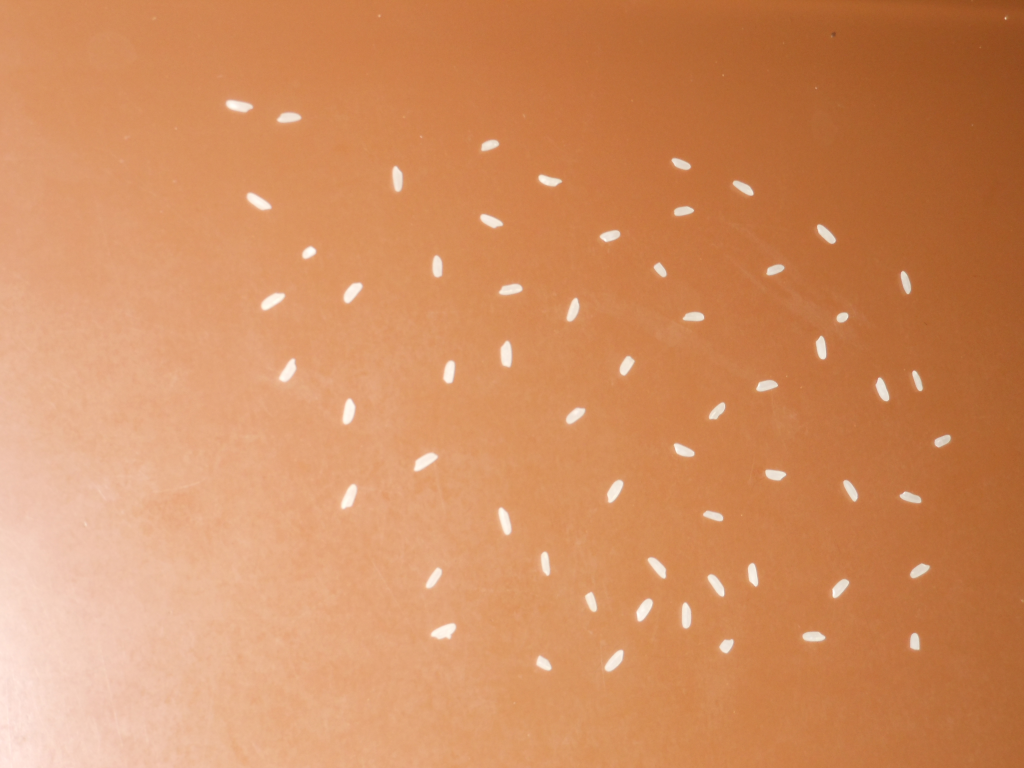
#> input picture imgs/input/60.bmp, 1024 x 768 px, found by its file name
$ python -i main.py   (imports and definitions only)
#> lines starting #> are read from the running program, lines starting #| are printed output that depends on the picture; after the words box and inside, x2 and y2 are one past the last pixel; in counts of white or black regions, pixels touching at a corner belong together
### src/utils/pathbuilder.py
#!/usr/bin/env python
# -*- coding: utf-8 -*-

import os
import sys
from pathlib import Path


class PathBuilder:

    def __init__(self):
        """
        Build absolute project path.
        """

        # First script called
        self.invoker = Path(os.getcwd()) / Path(sys.argv[0])

        # Project folder (root)
        sufix = 'src' + os.sep + str(__name__).replace('.', os.sep) + '.py'
        self.project = Path(__file__.replace(sufix, ''))

    def __getdir(self, dir):
        return self.project / 'imgs' / dir

    def inputdir(self, img: str):
        return str(self.__getdir('input') / img).replace('/', '\\')

    def outputdir(self, img: str):
        return str(self.__getdir('output') / img).replace('/', '\\')

### src/projetos/t4/main.py
#!/usr/bin/env python
# -*- coding: utf-8 -*-

import os
import numpy as np
import cv2 as cv
import matplotlib.pyplot as plt

from utils.pathbuilder import PathBuilder


def projeto4():
    # ================================================================================================================ #
    #   Constantes
    # ---------------------------------------------------------------------------------------------------------------- #
    GAMMA = 10
    RESIZE = 2

    # ================================================================================================================ #
    #   Imagens
    # ---------------------------------------------------------------------------------------------------------------- #
    images_name = ['60.bmp', '82.bmp', '114.bmp', '150.bmp', '205.bmp']
    prj_path = PathBuilder()

    # ================================================================================================================ #
    #   Processar para cada imagem o algoritmo
    # ---------------------------------------------------------------------------------------------------------------- #
    for input_img in images_name:
        # ============================================================================================================ #
        # Abrir imagem
        # ------------------------------------------------------------------------------------------------------------ #

        img = cv.imread(prj_path.inputdir(input_img))
#> img is the input picture: shape (768, 1024, 3); mean B, G, R 95.8, 141.9, 209.8
        w, h, c = img.shape
        img = cv.resize(img, (RESIZE * h, RESIZE * w))
#> img: shape (1536, 2048, 3)

        num_gohan = int(os.path.splitext(input_img)[0])
        PREFIX = 'p04-' + str(num_gohan) + '-'

        # ============================================================================================================ #
        # Tratar imagem
        # ------------------------------------------------------------------------------------------------------------ #

        # Correção Gama
        simg = np.uint8(((np.float32(img.copy()) / 255) ** GAMMA) * 255)
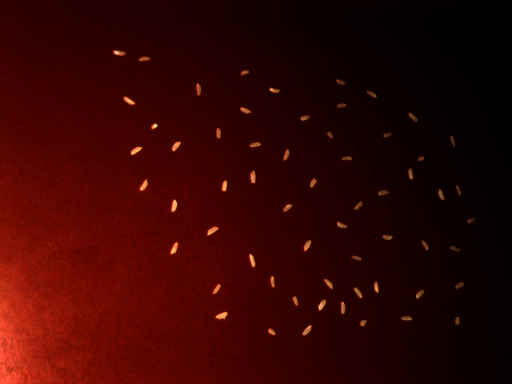
#> simg: shape (1536, 2048, 3) (shown at 1/4 size); mean B, G, R 1.3, 3.9, 51.9

        # Nitidez
        sharpness = cv.medianBlur(simg, RESIZE * 70 + 1)
        cv.addWeighted(sharpness, -1.3, simg, 0.7, 3, simg)
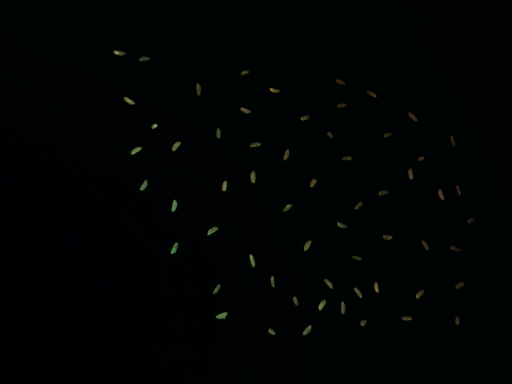
#> simg: shape (1536, 2048, 3) (shown at 1/4 size); mean B, G, R 3.2, 3, 0.9
        simg = cv.normalize(simg, None, alpha=0, beta=255, norm_type=cv.NORM_MINMAX)

        cv.imwrite(PREFIX + 'tratada.bmp', simg)

        # ============================================================================================================ #
        # Binarizar
        # ------------------------------------------------------------------------------------------------------------ #

        gsimg = cv.cvtColor(simg, cv.COLOR_BGR2GRAY)
        bimg = cv.adaptiveThreshold(gsimg, 255, cv.ADAPTIVE_THRESH_GAUSSIAN_C, cv.THRESH_BINARY_INV, 251, -10)
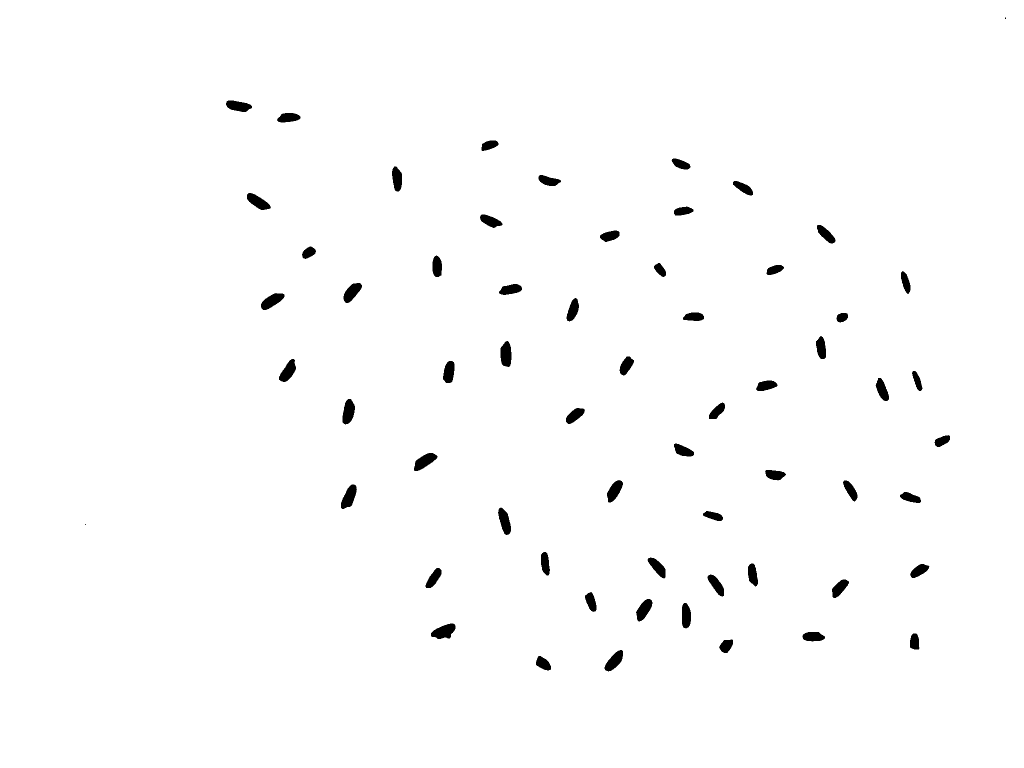
#> bimg: shape (1536, 2048) (shown at 1/2 size); 98.7% white; 62 black regions (2 under 20 px), largest, box (x1, y1, x2, y2) and area: (862, 1247, 911, 1278) 1004, (682, 969, 714, 1018) 936, (828, 906, 875, 942) 935
        # cv.imwrite(PREFIX + 'binarizada.bmp', bimg)
        bimg = np.uint8(np.where(bimg == 0, 255, 0))
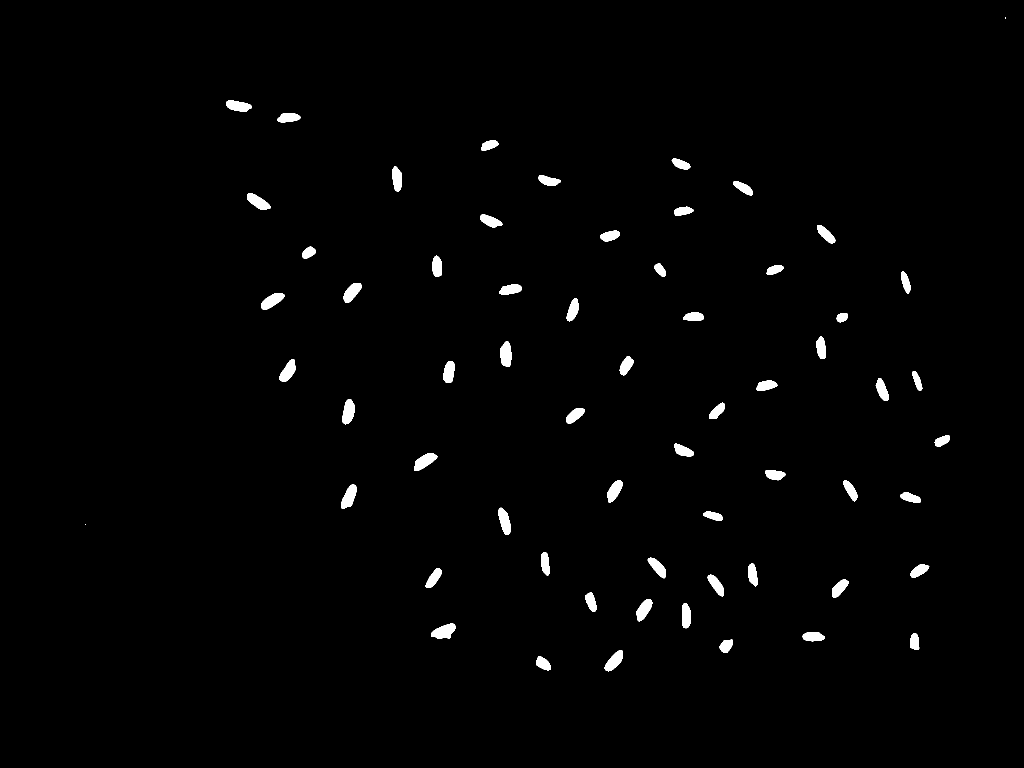
#> bimg: shape (1536, 2048) (shown at 1/2 size); 1.3% white; 62 white regions (2 under 20 px), largest, box (x1, y1, x2, y2) and area: (862, 1247, 911, 1278) 1004, (682, 969, 714, 1018) 936, (828, 906, 875, 942) 935

        # Limpar ruidos
        bimg = cv.morphologyEx(bimg, cv.MORPH_OPEN, cv.getStructuringElement(cv.MORPH_ELLIPSE, (5, 5)), iterations=1)
#> bimg: shape (1536, 2048); 1.3% white; 60 white regions, largest, box (x1, y1, x2, y2) and area: (862, 1247, 911, 1278) 1002, (828, 906, 875, 942) 934, (682, 969, 713, 1018) 933
        # cv.imwrite(PREFIX + 'limpada.bmp', bimg)

        # ============================================================================================================ #
        # Contar os arroz
        # ------------------------------------------------------------------------------------------------------------ #

        ret, labels = cv.connectedComponents(bimg)
#> labels: shape (1536, 2048) int32; 61 distinct labels, from 0 to 60
#> ret = 61
        ngohan_enct = np.max(labels)
#> ngohan_enct = 60

        comp_size = np.zeros(ngohan_enct)

        for i in range(1, ngohan_enct):
            comp_size[i] = (int((labels == i).sum() / 10)) * 10
#> after the loop, comp_size = 60 values, max 1000 at index 55, min 0 at index 0, mean 663

        bins = np.unique(comp_size)
#> bins = 38 values from 0 to 1000
        hstack_labelsize = np.hstack(comp_size)
#> hstack_labelsize has the same summary as comp_size
        n, bins, patches = plt.hist(hstack_labelsize, bins=bins)
#> n = 37 values, max 4 at index 15, min 1 at index 0, mean 1.62; patches = 37 items

        tam_arroz = np.unique(comp_size)[n.argmax()]
#> tam_arroz = 620

        aux_x = bins[n.argmax()]
#> aux_x = 620
        plt.plot([aux_x, aux_x], [0, n.max()])
        plt.show()
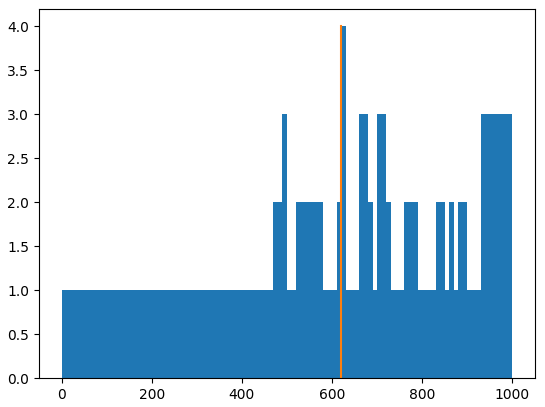
#> figure drawn by matplotlib, 1 panel; tallest bar 4 high, from x = 620 to 630

        # Mostrar resultado
        a = np.hstack(labels)
        plt.hist(a, bins=range(1, ngohan_enct))
        plt.plot([0, ngohan_enct], [tam_arroz, tam_arroz])
        plt.show()
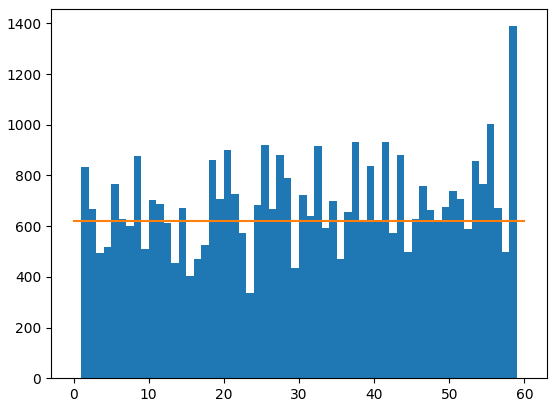
#> figure drawn by matplotlib, 1 panel; tallest bar 1389 high, from x = 58 to 59

        # Verificar cada componente e seu tamanho
        ngohan_sepa = 0
        for i in range(1, ngohan_enct):

            # Tamanho da componente
            label_size = np.sum(np.where(labels == i, 1, 0))

            # Quantos arroz entrariam nessa componente
            contar = int(label_size / tam_arroz)
            if contar > 0:
                ngohan_sepa += contar
            else:
                ngohan_sepa += 1
                continue

            # Faltou pouco para mais um arroz?
            if (label_size % tam_arroz) / tam_arroz > 0.6:
                ngohan_sepa += 1
#> this loop made 59 passes
#> (label_size, contar, ngohan_sepa) on passes 1 to 8: (833, 1, 1), (667, 1, 2), (494, 0, 3), (518, 0, 4), (765, 1, 5), (629, 1, 6), (600, 0, 7), (878, 1, 8)
#> after the loop, ngohan_sepa = 60

        print("Arroz encontrados: " + str(ngohan_enct))
#| Arroz encontrados: 60
        print("Arroz estimados: " + str(ngohan_sepa))
#| Arroz estimados: 60
        print("Arroz esperados: " + str(num_gohan))
#> pass 2 of the loop in projeto4, `for input_img in images_name:`:
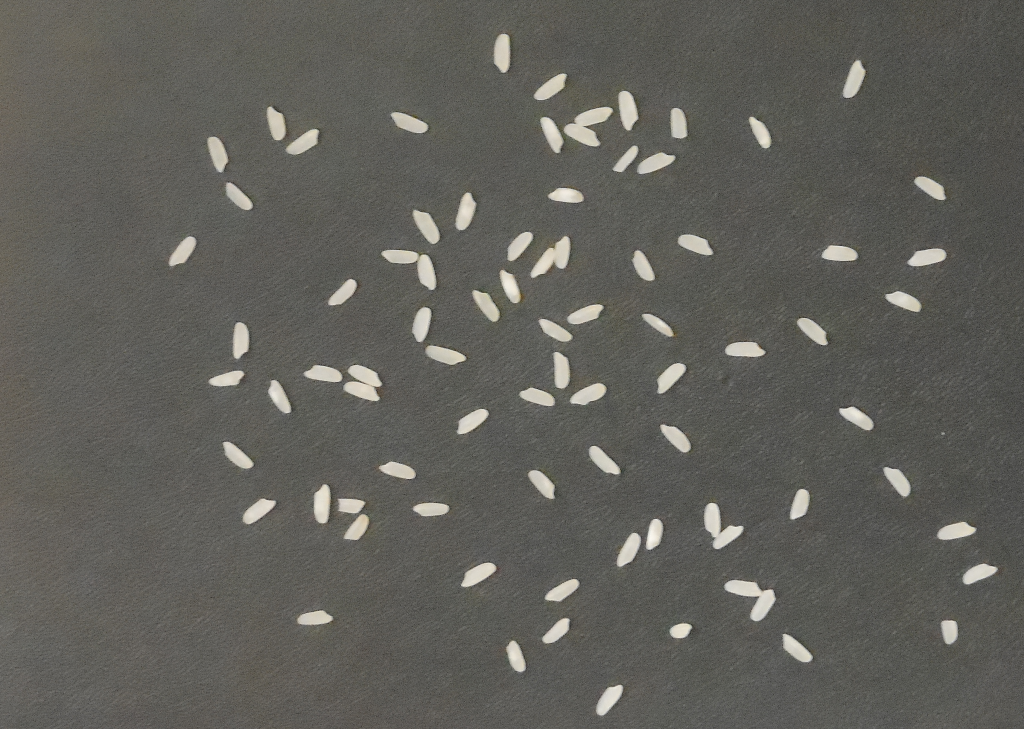
#> input picture imgs/input/82.bmp, 1024 x 729 px, found by its file name
#> in projeto4, img is the input picture: shape (729, 1024, 3); mean B, G, R 90.4, 95.9, 96.8
#> img: shape (1458, 2048, 3)
#> gsimg: shape (1458, 2048)
#> in projeto4, `ret, labels = cv.connectedComponents(bimg)`:
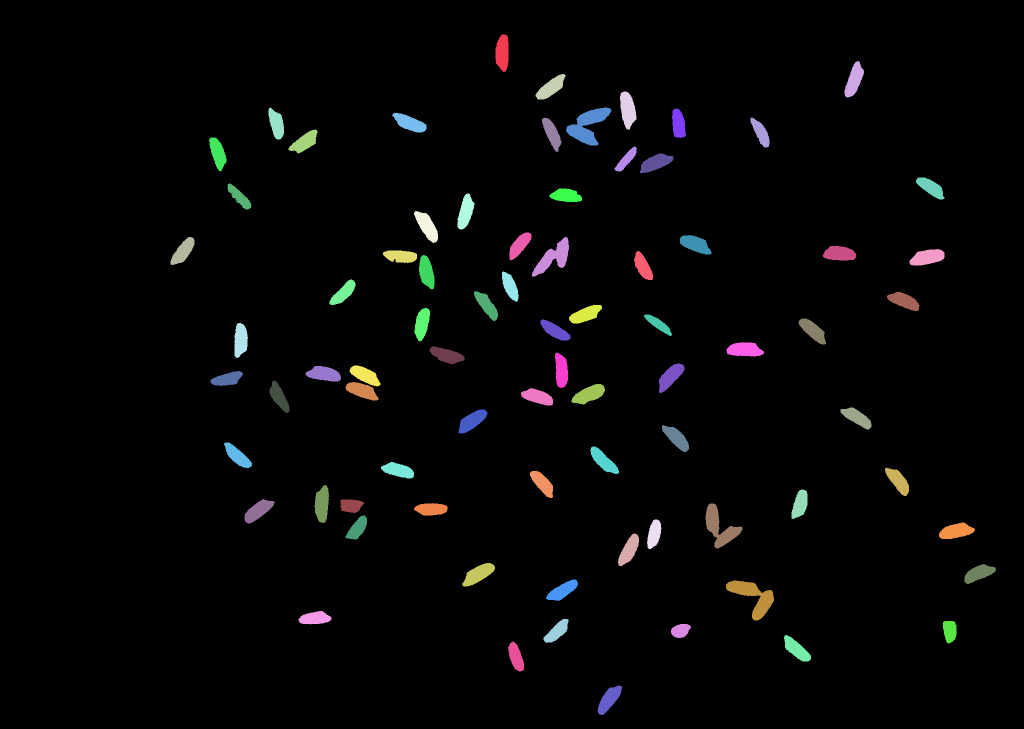
#> labels: shape (1458, 2048) int32 (shown at 1/2 size); 79 distinct labels, from 0 to 78; one colour per label, 0 black
#> ret = 79
#> ngohan_enct = 78
#> after the loop in projeto4, `for i in range(1, ngohan_enct):`: comp_size = 78 values, max 3190 at index 6, min 0 at index 0, mean 1436.4
#> bins = 50 values from 0 to 3190
#> hstack_labelsize has the same summary as comp_size
#> n = 49 values, max 4 at index 16, min 1 at index 0, mean 1.59; patches = 49 items
#> tam_arroz = 1290
#> in projeto4, `plt.show()`:
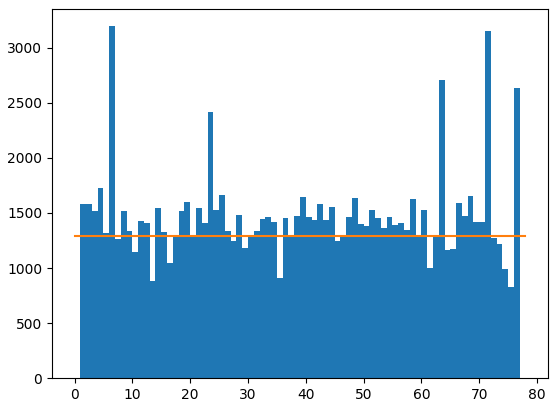
#> figure drawn by matplotlib, 1 panel; tallest bar 3196 high, from x = 6 to 7
#> the loop in projeto4, `for i in range(1, ngohan_enct):` made 77 passes
#> (label_size, contar, ngohan_sepa) on passes 1 to 4: (1578, 1, 1), (1582, 1, 2), (1520, 1, 3), (1727, 1, 4)
#> after the loop in projeto4, `for i in range(1, ngohan_enct):`: ngohan_sepa = 81
#| Arroz encontrados: 78
#| Arroz estimados: 81
#> pass 3 of the loop in projeto4, `for input_img in images_name:`:
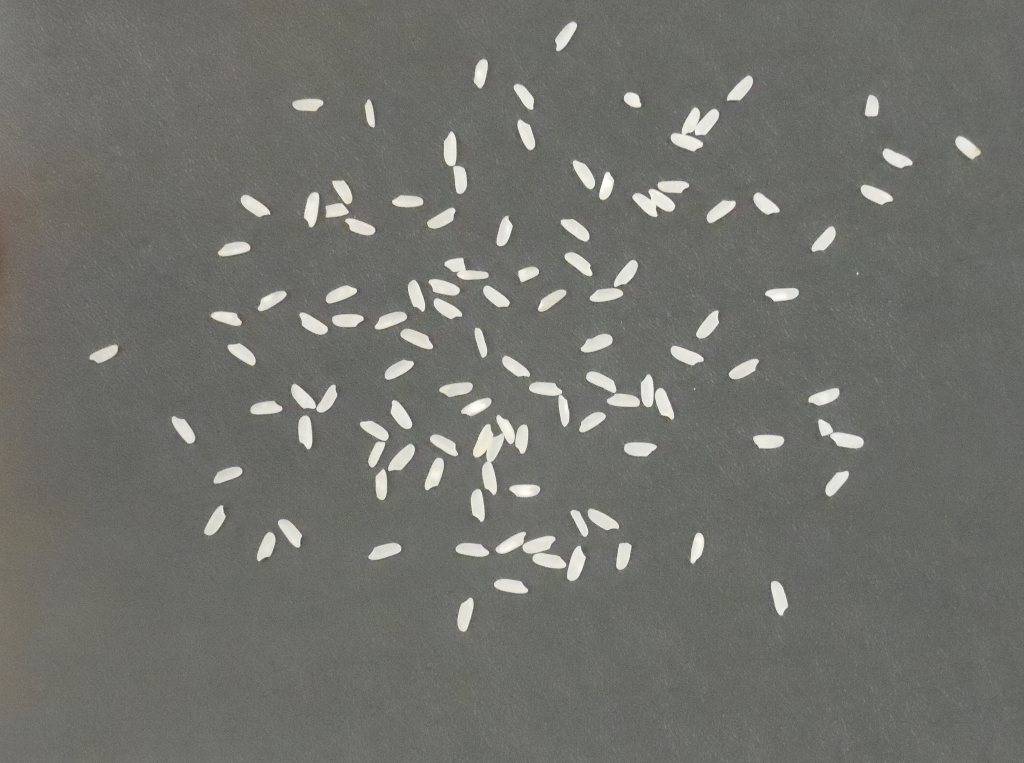
#> input picture imgs/input/114.bmp, 1024 x 763 px, found by its file name
#> in projeto4, img is the input picture: shape (763, 1024, 3); mean B, G, R 107.9, 113.3, 112.6
#> img: shape (1526, 2048, 3)
#> gsimg: shape (1526, 2048)
#> in projeto4, `ret, labels = cv.connectedComponents(bimg)`:
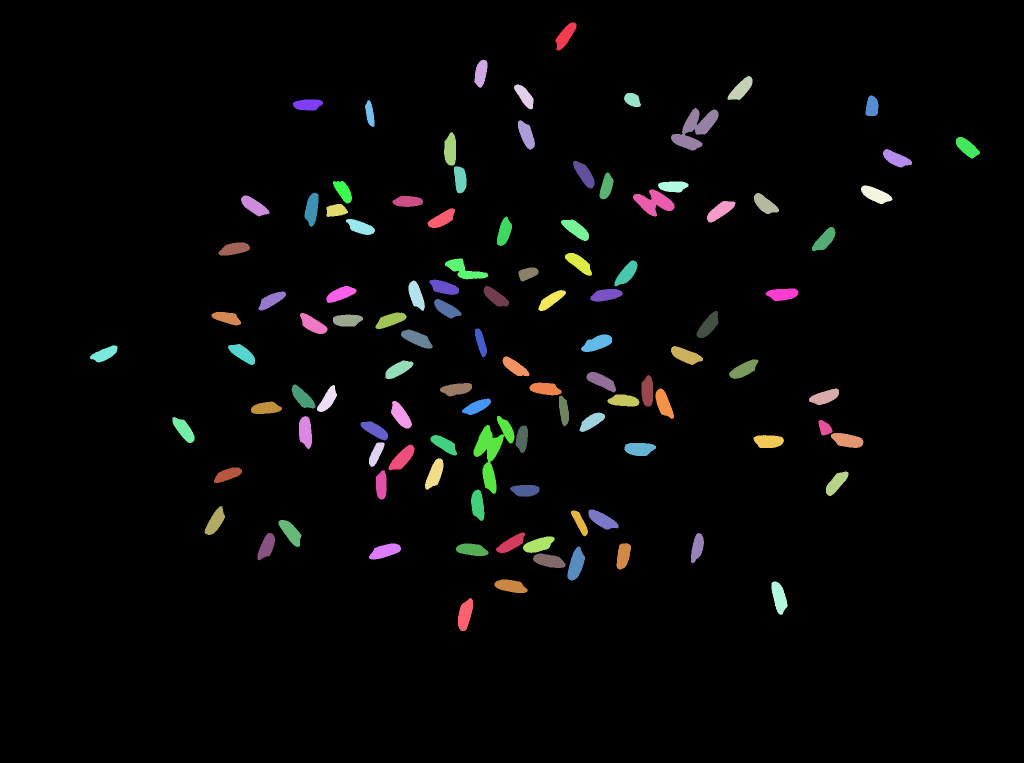
#> labels: shape (1526, 2048) int32 (shown at 1/2 size); 108 distinct labels, from 0 to 107; one colour per label, 0 black
#> ret = 108
#> ngohan_enct = 107
#> after the loop in projeto4, `for i in range(1, ngohan_enct):`: comp_size = 107 values, max 4620 at index 74, min 0 at index 0, mean 1209.7
#> bins = 54 values from 0 to 4620
#> hstack_labelsize has the same summary as comp_size
#> n = 53 values, max 7 at index 31, min 1 at index 0, mean 2.02; patches = 53 items
#> tam_arroz = 1210
#> in projeto4, `plt.show()`:
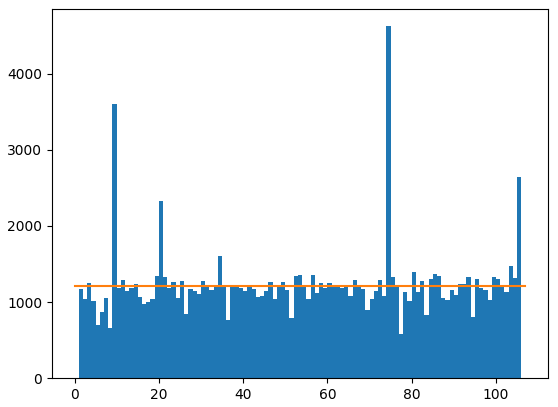
#> figure drawn by matplotlib, 1 panel; tallest bar 4625 high, from x = 74 to 75
#> the loop in projeto4, `for i in range(1, ngohan_enct):` made 106 passes
#> (label_size, contar, ngohan_sepa) on passes 3 to 6: (1250, 1, 3), (1015, 0, 4), (698, 0, 5), (864, 0, 6)
#| Arroz encontrados: 107
#| Arroz estimados: 112
#> the loop made 5 passes; the first 3 are shown

    # ================================================================================================================ #

>>> result = projeto4()
